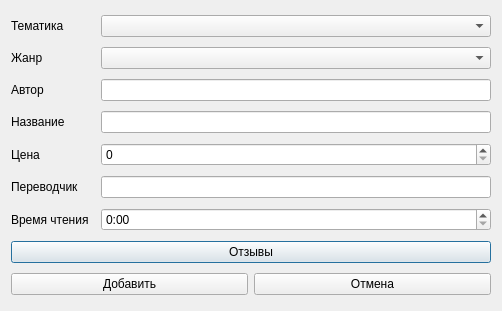
<?xml version="1.0" encoding="UTF-8"?>
<ui version="4.0">
 <class>AddBookWindow</class>
 <widget class="QDialog" name="AddBookWindow">
  <property name="geometry">
   <rect>
    <x>0</x>
    <y>0</y>
    <width>502</width>
    <height>311</height>
   </rect>
  </property>
  <property name="windowTitle">
   <string>Добавление книги</string>
  </property>
  <layout class="QVBoxLayout" name="verticalLayout_9">
   <item>
    <layout class="QHBoxLayout" name="horizontalLayout_5" stretch="15,70">
     <item>
      <widget class="QLabel" name="SubjectMatterLabel">
       <property name="text">
        <string>Тематика</string>
       </property>
      </widget>
     </item>
     <item>
      <widget class="QComboBox" name="addMatter"/>
     </item>
    </layout>
   </item>
   <item>
    <layout class="QHBoxLayout" name="horizontalLayout_6" stretch="15,70">
     <item>
      <widget class="QLabel" name="GenreLabel">
       <property name="text">
        <string>Жанр</string>
       </property>
      </widget>
     </item>
     <item>
      <widget class="QComboBox" name="addGenre"/>
     </item>
    </layout>
   </item>
   <item>
    <layout class="QHBoxLayout" name="horizontalLayout_8" stretch="15,70">
     <item>
      <widget class="QLabel" name="AuthorLabel">
       <property name="text">
        <string>Автор</string>
       </property>
      </widget>
     </item>
     <item>
      <widget class="QLineEdit" name="addAuthor"/>
     </item>
    </layout>
   </item>
   <item>
    <layout class="QHBoxLayout" name="horizontalLayout_7" stretch="15,70">
     <item>
      <widget class="QLabel" name="NameLabel">
       <property name="text">
        <string>Название</string>
       </property>
      </widget>
     </item>
     <item>
      <widget class="QLineEdit" name="addName"/>
     </item>
    </layout>
   </item>
   <item>
    <layout class="QHBoxLayout" name="horizontalLayout_9" stretch="15,70">
     <item>
      <widget class="QLabel" name="PriceLabel">
       <property name="text">
        <string>Цена</string>
       </property>
      </widget>
     </item>
     <item>
      <widget class="QSpinBox" name="addPrice"/>
     </item>
    </layout>
   </item>
   <item>
    <layout class="QHBoxLayout" name="horizontalLayout_10" stretch="15,70">
     <item>
      <widget class="QLabel" name="TranslatorLabel">
       <property name="text">
        <string>Переводчик</string>
       </property>
      </widget>
     </item>
     <item>
      <widget class="QLineEdit" name="addTranslator"/>
     </item>
    </layout>
   </item>
   <item>
    <layout class="QHBoxLayout" name="horizontalLayout_12" stretch="15,70">
     <item>
      <widget class="QLabel" name="TimeLabel">
       <property name="text">
        <string>Время чтения</string>
       </property>
      </widget>
     </item>
     <item>
      <widget class="QTimeEdit" name="timeEdit">
       <property name="displayFormat">
        <string>H:mm</string>
       </property>
      </widget>
     </item>
    </layout>
   </item>
   <item>
    <layout class="QHBoxLayout" name="horizontalLayout_11" stretch="70">
     <item>
      <widget class="QPushButton" name="ReviewsButton">
       <property name="text">
        <string>Отзывы</string>
       </property>
      </widget>
     </item>
    </layout>
   </item>
   <item>
    <layout class="QHBoxLayout" name="horizontalLayout">
     <item>
      <widget class="QPushButton" name="addButton">
       <property name="text">
        <string>Добавить</string>
       </property>
      </widget>
     </item>
     <item>
      <widget class="QPushButton" name="CanselButton">
       <property name="text">
        <string>Отмена</string>
       </property>
      </widget>
     </item>
    </layout>
   </item>
  </layout>
 </widget>
 <resources/>
 <connections/>
</ui>
